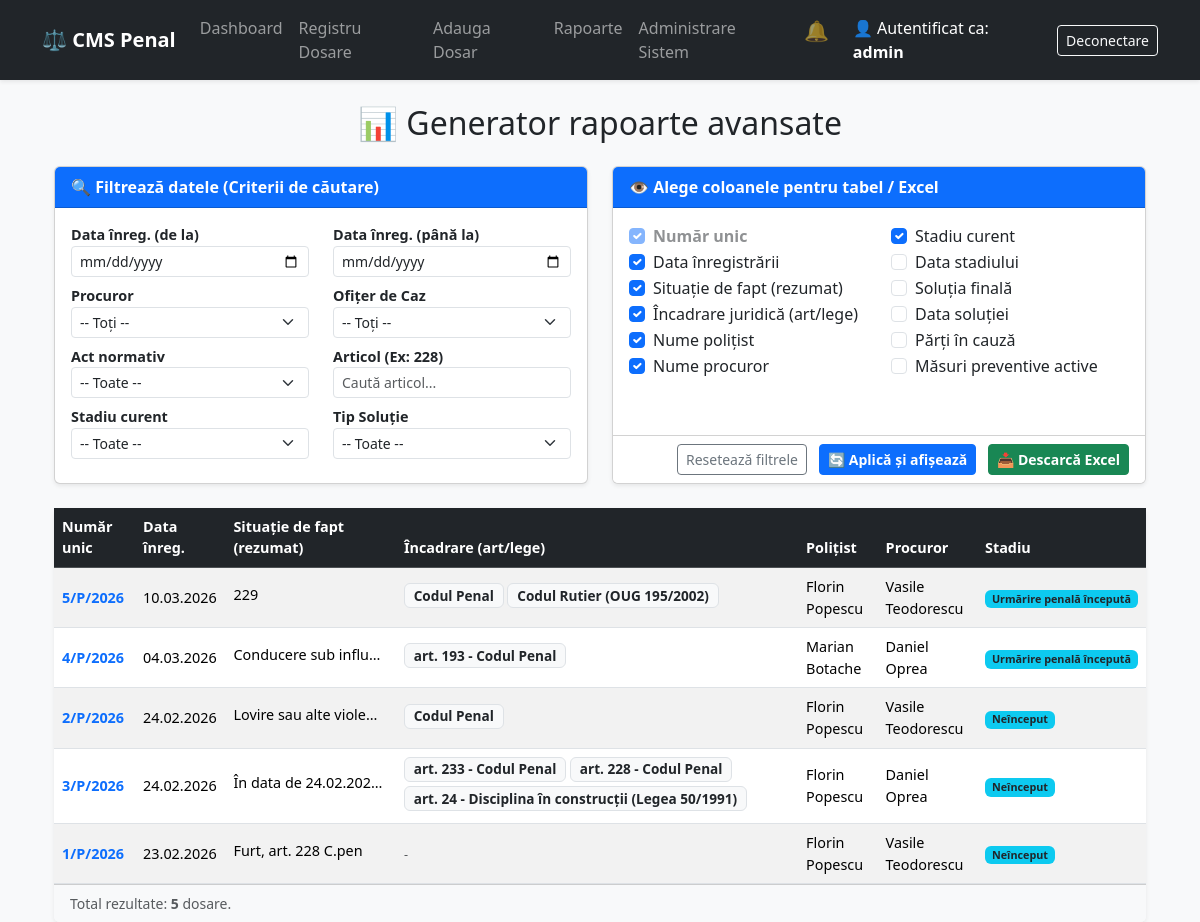
/cases/rapoarte/ (signed in), run on an earlier commit of the app's database.
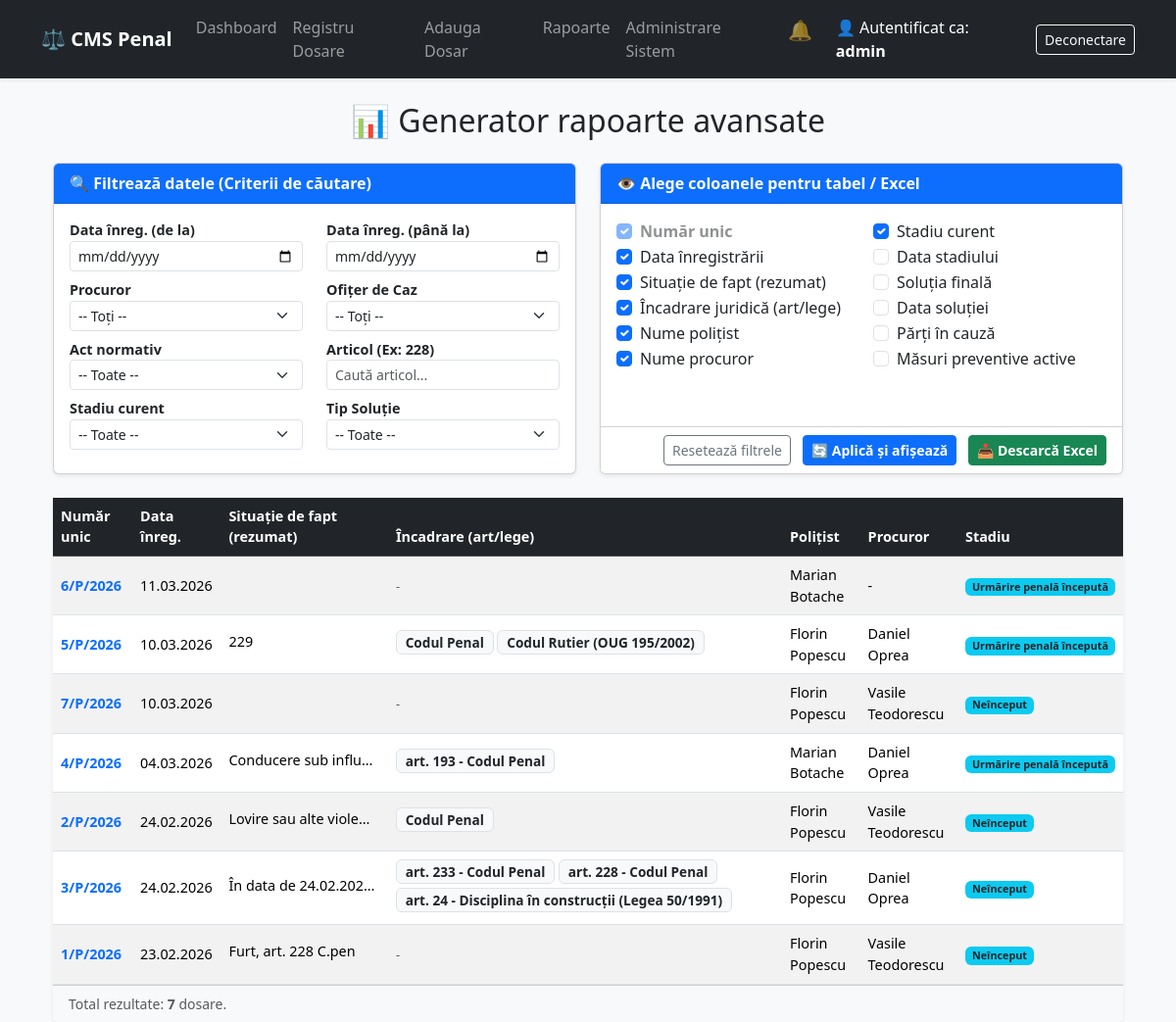
And on a later commit of the database.
### cases/models.py (models this page shows, shortened)
class Dosar(models.Model):
    class Stadiu(models.TextChoices):
        POLITIE = 'POLITIE', 'În lucru la Poliție'
        PROCUROR = 'PROCUROR', 'În lucru la Procuror'
        SOLUTIONAT = 'SOLUTIONAT', 'Soluționat'
    class Solutie(models.TextChoices):
        TRIMITERE = 'TRIMITERE', 'Trimitere în judecată'
        CLASARE = 'CLASARE', 'Clasare'
        RENUNTARE = 'RENUNTARE', 'Renunțare la urmărirea penală'
        DECLINARE = 'DECLINARE', 'Declinare'
        SUSPENDARE = 'SUSPENDARE', 'Suspendare'
        TRECERE = 'TRECERE', 'Trecere la alt organ'
    numar_unic = models.CharField(max_length=50, unique=True, help_text="Ex: 123/P/2026")
    data_inregistrarii = models.DateField(
        default=timezone.now,
        verbose_name="Data Înregistrării"
    )
    infractiune_cercetata = models.TextField(
        blank=True,
        null=True,
        verbose_name="Situația de Fapt (Rezumat)",
        help_text="Descrierea faptei pe scurt (opțional)"
    )
    ofiter_caz = models.ForeignKey(
        settings.AUTH_USER_MODEL,
        on_delete=models.SET_NULL,
        null=True,
        blank=True,
        related_name='dosare_instrumentate'
    )
    procuror_caz = models.ForeignKey(
        settings.AUTH_USER_MODEL,
        on_delete=models.SET_NULL,
        null=True,
        blank=True,
        related_name='dosare_supravegheate'
    )
    grefier_caz = models.ForeignKey(
        settings.AUTH_USER_MODEL,
        on_delete=models.SET_NULL,
        null=True,
        blank=True,
        related_name='dosare_gestionate'
    )
    class Meta:
        verbose_name = "Dosar Penal"
        verbose_name_plural = "Dosare Penale"
        ordering = ['-data_inregistrarii'] # Sortează descrescător după dată
    history = HistoricalRecords(verbose_name="Istoric Dosar") # <--- PĂSTREAZĂ ISTORICUL DOSARULUI

class Infractiune(models.Model):
    class ActNormativ(models.TextChoices):
        CP = 'CP', 'Codul Penal'
        CPP = 'CPP', 'Codul de Procedură Penală'
        OUG195 = 'OUG195_2002', 'Codul Rutier (OUG 195/2002)'
        L143 = 'L143_2000', 'Trafic de droguri (Legea 143/2000)'
        L241 = 'L241_2005', 'Evaziune fiscală (Legea 241/2005)'
        L50 = 'L50_1991', 'Disciplina în construcții (Legea 50/1991)'
        ALTUL = 'ALTUL', 'Alt Act Normativ'
    dosar = models.ForeignKey(Dosar, on_delete=models.CASCADE, related_name='infractiuni')
    act_normativ = models.CharField(max_length=50, choices=ActNormativ.choices, default=ActNormativ.CP)
    articol = models.CharField(max_length=50, blank=True, null=True, help_text="Ex: 228 alin. 1")
    incadrare_juridica = models.CharField(max_length=255, blank=True, null=True, help_text="Ex: Furt calificat")
    data_comiterii = models.DateField(null=True, blank=True, help_text="Data presupusei fapte")
    history = HistoricalRecords(verbose_name="Istoric Infracțiune")
    class Meta:
        verbose_name = "Infracțiune"
        verbose_name_plural = "Infracțiuni"

class StadiuCercetare(models.Model):
    class TipStadiu(models.TextChoices):
        EXAMINARE = 'EXAMINARE', 'Examinare sesizare'
        UP_INCEPUTA = 'UP_INCEPUTA', 'Urmărire penală începută'
        AP_MASCATA = 'AP_MASCATA', 'Acțiune penală pusă în mișcare'
    dosar = models.ForeignKey(Dosar, on_delete=models.CASCADE, related_name='stadii_cercetare')
    tip_stadiu = models.CharField(max_length=50, choices=TipStadiu.choices, default=TipStadiu.EXAMINARE)
    data_incepere = models.DateField(help_text="Data începerii stadiului")
    history = HistoricalRecords(verbose_name="Istoric Stadiu")
    class Meta:
        verbose_name = "Stadiu Urmărire"
        verbose_name_plural = "Stadii Urmărire"
        ordering = ['-data_incepere'] # Cele mai noi primele

### accounts/models.py (models this page shows, shortened)
class CustomUser(AbstractUser):
    class Role(models.TextChoices):
        PROCUROR = 'PROCUROR', 'Procuror'
        POLITIST = 'POLITIST', 'Ofițer de Poliție Judiciară'
        GREFIER = 'GREFIER', 'Grefier'
        ADMIN = 'ADMIN', 'Administrator Sistem'
    rol = models.CharField(
        max_length=20,
        choices=Role.choices,
        default=Role.POLITIST,
        help_text="Rolul utilizatorului în sistemul de management al dosarelor."
    )
    grad_profesional = models.CharField(
        max_length=100,
        blank=True,
        null=True,
        help_text="Ex: Inspector principal, Comisar șef"
    )
    unitate = models.CharField(
        max_length=150,
        blank=True,
        null=True,
        help_text="Ex: Parchetul de pe lângă Judecătoria Sector 1 / SIC Brașov"
    )

### cases/views.py (the view, shortened to what this page needs)
# urls.py: path('rapoarte/', views.generare_rapoarte, name='rapoarte'),
@login_required
def generare_rapoarte(request):
    dosare = Dosar.objects.select_related('ofiter_caz', 'procuror_caz', 'grefier_caz').prefetch_related(
        'stadii_cercetare__solutii',
        'parti_implicate',
        'masuri_preventive',
        'infractiuni' # <--- Adăugat pentru a încărca rapid articolele
    ).all().distinct()
    data_inreg_start = request.GET.get('data_inreg_start')
    data_inreg_end = request.GET.get('data_inreg_end')
    procuror_id = request.GET.get('procuror')
    ofiter_id = request.GET.get('ofiter')
    act_normativ = request.GET.get('act_normativ')
    articol = request.GET.get('articol')
    stadiu = request.GET.get('stadiu')
    solutie = request.GET.get('solutie')
    if data_inreg_start:
        dosare = dosare.filter(data_inregistrarii__gte=data_inreg_start)
    if data_inreg_end:
        dosare = dosare.filter(data_inregistrarii__lte=data_inreg_end)
    if procuror_id:
        dosare = dosare.filter(procuror_caz_id=procuror_id)
    if ofiter_id:
        dosare = dosare.filter(ofiter_caz_id=ofiter_id)
    if act_normativ:
        dosare = dosare.filter(infractiuni__act_normativ=act_normativ)
    if articol:
        dosare = dosare.filter(infractiuni__articol__icontains=articol)
    if stadiu:
        dosare = dosare.filter(stadii_cercetare__tip_stadiu=stadiu)
    if solutie:
        dosare = dosare.filter(stadii_cercetare__solutii__tip_solutie=solutie)
    def is_checked(nume_camp, implicit=False):
        if not request.GET:
            return implicit
        return request.GET.get(nume_camp) == 'on'
    coloane = {
        'col_numar': is_checked('col_numar', True),
        'col_data_inreg': is_checked('col_data_inreg', True),
        'col_situatie_fapt': is_checked('col_situatie_fapt', True),
        'col_incadrare': is_checked('col_incadrare', True),
        'col_ofiter': is_checked('col_ofiter', True),
        'col_procuror': is_checked('col_procuror', True),
        'col_stadiu_curent': is_checked('col_stadiu_curent', True),
        'col_data_stadiu': is_checked('col_data_stadiu', False),
        'col_solutie_finala': is_checked('col_solutie_finala', False),
        'col_data_solutie': is_checked('col_data_solutie', False),
        'col_parti': is_checked('col_parti', False),
        'col_masuri': is_checked('col_masuri', False),
    }
    context = {
        'dosare': dosare,
        'coloane': coloane,
        'lista_procurori': User.objects.filter(rol='PROCUROR'),
        'lista_ofiteri': User.objects.filter(rol='POLITIST'),
        'acte_normative': Infractiune._meta.get_field('act_normativ').choices,
        'stadii_choices': StadiuCercetare._meta.get_field('tip_stadiu').choices,
        'solutii_choices': SolutieDosar._meta.get_field('tip_solutie').choices,
    }
    return render(request, 'cases/rapoarte.html', context)

### cases/context_processors.py (called while the page is built)
def notificari_globale(request):
    if request.user.is_authenticated:
        necitite = Notificare.objects.filter(utilizator=request.user, citita=False)
        return {
            'notificari_necitite': necitite,
            'nr_notificari': necitite.count()
        }
    return {'notificari_necitite': [], 'nr_notificari': 0}

### cases/templates/cases/rapoarte.html (shortened to what the changed rows need)
{% extends 'base.html' %}
{% block content %}
<div class="container-fluid mt-4">
    <h2 class="mb-4 text-center">📊 Generator rapoarte avansate</h2>
    <div class="card shadow-sm border-0">
        <div class="card-body p-0">
            <div class="table-responsive">
                <table class="table table-hover table-striped mb-0 align-middle text-sm" style="font-size: 0.9rem;">
                    <thead class="table-dark">
                        <tr>
                            {% if coloane.col_numar %}<th>Număr unic</th>{% endif %}
                            {% if coloane.col_data_inreg %}<th>Data înreg.</th>{% endif %}
                            {% if coloane.col_situatie_fapt %}<th>Situație de fapt (rezumat)</th>{% endif %}
                            {% if coloane.col_incadrare %}<th>Încadrare (art/lege)</th>{% endif %}
                            {% if coloane.col_ofiter %}<th>Poliţist</th>{% endif %}
                            {% if coloane.col_procuror %}<th>Procuror</th>{% endif %}
                            {% if coloane.col_stadiu_curent %}<th>Stadiu</th>{% endif %}
                        </tr>
                    </thead>
                    <tbody>
                        {% for dosar in dosare %}
                        <tr>
                            {% if coloane.col_numar %}
                                <td><a href="{% url 'cases:detalii_dosar' dosar.pk %}" class="fw-bold text-decoration-none">{{ dosar.numar_unic }}</a></td>
                            {% endif %}
                            {% if coloane.col_data_inreg %}<td>{{ dosar.data_inregistrarii|date:"d.m.Y" }}</td>{% endif %}
                            {% if coloane.col_situatie_fapt %}
                                <td><span class="text-truncate d-inline-block" style="max-width: 150px;" title="{{ dosar.infractiune_cercetata }}">{{ dosar.infractiune_cercetata }}</span></td>
                            {% endif %}
                            {% if coloane.col_incadrare %}
                                <td>
                                    {% for infr in dosar.infractiuni.all %}
                                        <div style="font-size: 0.85rem;" class="badge bg-light text-dark border mb-1">
                                            {% if infr.articol and infr.articol != 'None' %}
                                                art. {{ infr.articol }} - {{ infr.get_act_normativ_display }}
                                            {% else %}
                                                {{ infr.get_act_normativ_display }}
                                            {% endif %}
                                        </div>
                                    {% empty %}
                                        <span class="text-muted small">-</span>
                                    {% endfor %}
                                </td>
                            {% endif %}
                            {% if coloane.col_ofiter %}<td>{{ dosar.ofiter_caz.get_full_name|default:"-" }}</td>{% endif %}
                            {% if coloane.col_procuror %}<td>{{ dosar.procuror_caz.get_full_name|default:"-" }}</td>{% endif %}
                            {% with stadiu=dosar.stadii_cercetare.first %}
                                {% if coloane.col_stadiu_curent %}
                                    <td><span class="badge bg-info text-dark">{{ stadiu.get_tip_stadiu_display|default:"Neînceput" }}</span></td>
                                {% endif %}
                            {% endwith %}
                        </tr>
                        {% empty %}
                        <tr>
                            <td colspan="12" class="text-center py-4 text-muted fs-5">Nu s-au găsit dosare pentru filtrele selectate.</td>
                        </tr>
                        {% endfor %}
                    </tbody>
                </table>
            </div>
            <div class="card-footer bg-light text-muted small">
                Total rezultate: <strong>{{ dosare.count }}</strong> dosare.
            </div>
        </div>
    </div>
</div>
{% endblock %}

What changed in the data, as far as the page shows it:
added Dosar: numar_unic "6/P/2026", data_inregistrarii "11.03.2026", ofiter_caz.get_full_name "Marian Botache", procuror_caz.get_full_name "-", stadii_cercetare.first.tip_stadiu "Urmărire penală începută"
changed Dosar (number 2 of 7 on the later page): procuror_caz.get_full_name "Vasile Teodorescu" → "Daniel Oprea"
added Dosar: numar_unic "7/P/2026", data_inregistrarii "10.03.2026", ofiter_caz.get_full_name "Florin Popescu", procuror_caz.get_full_name "Vasile Teodorescu", stadii_cercetare.first.tip_stadiu "Neînceput"
Also different on the page:
{{ dosare.count }}: "5" → "7"
